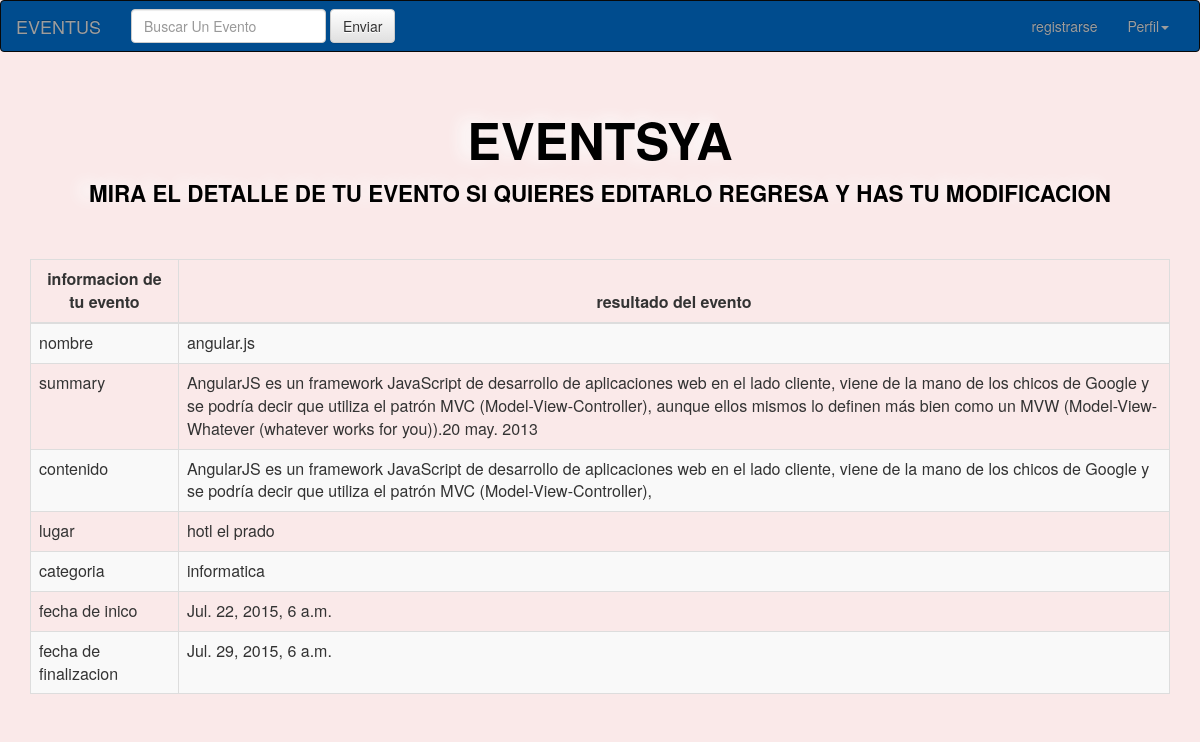
Screenshot of /panel/evento/7/ with the database file from the repository.
### events/models.py (models this page shows, shortened)
class TimeStampModel(models.Model):
	created = models.DateTimeField(auto_now_add=True)
	modified = models.DateTimeField(auto_now=True)
	class Meta:
		abstract = True

class Event (TimeStampModel):
	name = models.CharField(max_length=200, unique=True)
	slug = models.SlugField(editable=False)
	summary = RedactorField(verbose_name=u'Text')
	content = RedactorField(verbose_name=u'Text')
	category = models.ForeignKey(Category)
	place = models.CharField(max_length=50)
	start = models.DateTimeField()
	finish = models.DateTimeField()
	imagen = models.ImageField(upload_to = 'events')
	is_free = models.BooleanField(default=True)
	amount = models.DecimalField(max_digits=5, decimal_places=2, default=0.00)
	views = models.PositiveIntegerField(default=0)
	orginazer = models.ForeignKey(settings.AUTH_USER_MODEL)

class Category(models.Model):
	name = models.CharField(max_length=50)
	slug = models.SlugField(editable=False)
	def __unicode__(self):
		return self.name

### events/views.py (the view)
# urls.py: url(r'^panel/evento/(?P<pk>\d+)/$', detalle.as_view(),name="detalle"),
class detalle(DetailView):
	template_name = 'detalle.html'
	model = Event

### events/templates/detalle.html (shortened to what this page needs)
{%load staticfiles%}
<head>
<link rel="stylesheet" href="{% static 'css/bootstrap.min.css'%}">
	<link rel="stylesheet" href="{% static 'css/bootstrap-theme.css'%}">
	<link rel="stylesheet" href="{% static 'css/main.css'%}">
	<link rel="stylesheet" href="{% static 'css/animate.css'%}">
	<link rel="stylesheet" href="{% static 'css/font-awesome.min.css'%}">
</head>
<body>
<nav class="navbar navbar-inverse ">
  <div class="container-fluid">
    <div class="navbar-header">
      <a class="navbar-brand navbara" href="#">EVENTUS</a>
    </div>
    <div class="collapse navbar-collapse" id="bs-example-navbar-collapse-1">
      <form class="navbar-form navbar-left" role="search">
        <div class="form-group">
          <input type="text" class="form-control" placeholder="Buscar Un Evento">
        </div>
        <button type="submit" class="btn btn-default">Enviar</button>
      </form>
      <ul class="nav navbar-nav navbar-right">
         <li><a class="navbara " href="">registrarse</a></li>
        <li class="dropdown">
          <a href="#" class="dropdown-toggle navbara" data-toggle="dropdown" role="button" aria-haspopup="true" aria-expanded="false">Perfil<span class="caret"></span></a>
        </li>
      </ul>
    </div>
  </div>
</nav>
<div class="container ">
  <br/>
  <h1 class="princi text-center"> <b>EventsYa </b></h1>
  <p class="princia text-center"> <b>mira el detalle de tu evento si quieres editarlo regresa y has tu modificacion</b></p>
</div>
<br/>
<br/>
<div class="container">
 <table class="table table-striped table-bordered">
<thead>
  <th class="text-center">informacion de tu evento </th>
  <th class="text-center">resultado del evento </th>
</thead>
<tbody>
<tr>
<td>nombre</td>
<td>{{event.name}}</td>
</tr>
<tr>
<td>summary</td>
<td>{{event.summary}}</td>
</tr>
<tr>
<td>contenido</td>
<td>{{event.content}}</td>
</tr>
<tr>
<td>lugar</td>
<td>{{event.place}}</td></tr>
<tr>
<td>categoria</td>
<td>{{event.category}}</td></tr>
<tr><td>fecha de inico</td><td>{{event.start}}</td></tr>
<tr><td>fecha de finalizacion</td><td>{{event.finish}}</td></tr>
</tbody>
</table>
</div>
</body>

### static/css/main.css (style rules this page uses)
.navbar-inverse { background-color: rgba(73, 123, 174, 0.8); background: rgba(73, 123, 174, 0.8); padding-top: 0px; box-shadow: none; background-color: rgba(0, 76, 142, 1); background: rgba(0, 76, 142, 1); }
.princi { font-size: 3.6em; font-weight: 700px; text-transform: uppercase; color:#000000; text-shadow:-10px -3px 15px #fcfcfc; }
.princia { font-size: 1.6em; font-weight: 700px; text-transform: uppercase; color:#000000; text-shadow:-10px -3px 15px #fcfcfc; }
body { background-color: rgba(215, 44, 44, 0.1); background: rgba(215, 44, 44, 0.1); }

### rows the page displays
Event: name "angular.js", summary "AngularJS es un framework JavaScript de desarrollo de aplicaciones web en el lado cliente, viene de la mano de los chicos de Google y se podría decir que utiliza el patrón MVC (Model-View-Controller), aunque ellos mismos lo definen más bien como un MVW (Model-View-Whatever (whatever works for you)).20 may. 2013", content "AngularJS es un framework JavaScript de desarrollo de aplicaciones web en el lado cliente, viene de la mano de los chicos de Google y se podría decir que utiliza el patrón MVC (Model-View-Controller),", place "hotl el prado", category "informatica", start "Jul. 22, 2015, 6 a.m.", finish "Jul. 29, 2015, 6 a.m."
